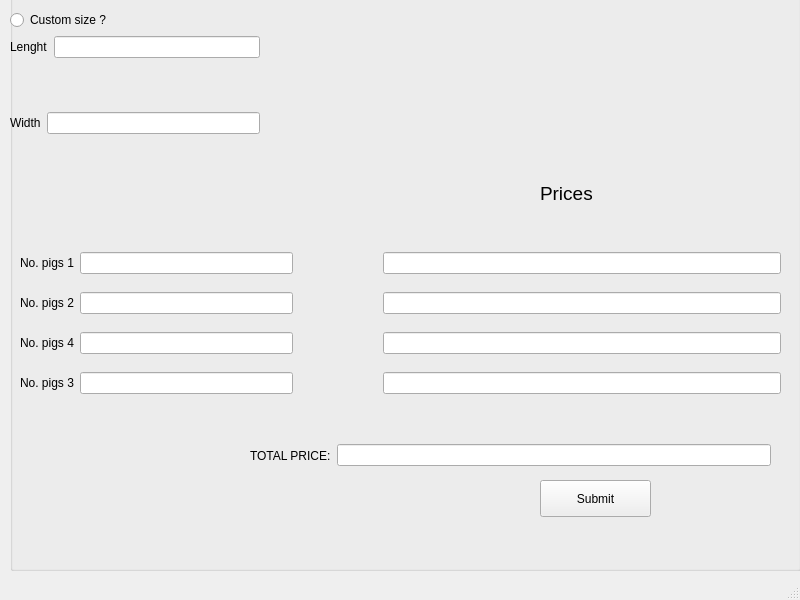
<?xml version="1.0" encoding="UTF-8"?>
<ui version="4.0">
 <class>CreateWindow</class>
 <widget class="QMainWindow" name="CreateWindow">
  <property name="geometry">
   <rect>
    <x>0</x>
    <y>0</y>
    <width>800</width>
    <height>600</height>
   </rect>
  </property>
  <property name="windowTitle">
   <string>MainWindow</string>
  </property>
  <widget class="QWidget" name="centralwidget">
   <widget class="QGroupBox" name="groupBox">
    <property name="geometry">
     <rect>
      <x>10</x>
      <y>-20</y>
      <width>791</width>
      <height>591</height>
     </rect>
    </property>
    <property name="title">
     <string/>
    </property>
    <widget class="QLabel" name="label_16">
     <property name="geometry">
      <rect>
       <x>530</x>
       <y>200</y>
       <width>131</width>
       <height>26</height>
      </rect>
     </property>
     <property name="font">
      <font>
       <pointsize>14</pointsize>
      </font>
     </property>
     <property name="text">
      <string>Prices</string>
     </property>
    </widget>
    <widget class="QWidget" name="layoutWidget_5">
     <property name="geometry">
      <rect>
       <x>240</x>
       <y>450</y>
       <width>521</width>
       <height>51</height>
      </rect>
     </property>
     <layout class="QHBoxLayout" name="horizontalLayout_total_price">
      <item>
       <widget class="QLabel" name="label_17">
        <property name="text">
         <string>TOTAL PRICE:</string>
        </property>
       </widget>
      </item>
      <item>
       <widget class="QLineEdit" name="lineEdit_total_price"/>
      </item>
     </layout>
    </widget>
    <widget class="QLabel" name="label">
     <property name="geometry">
      <rect>
       <x>530</x>
       <y>20</y>
       <width>221</width>
       <height>111</height>
      </rect>
     </property>
     <property name="text">
      <string/>
     </property>
     <property name="pixmap">
      <pixmap resource="resouces.qrc">:/assets/cute_pig_bun35.png</pixmap>
     </property>
    </widget>
    <widget class="QWidget" name="layoutWidget">
     <property name="geometry">
      <rect>
       <x>0</x>
       <y>30</y>
       <width>250</width>
       <height>124</height>
      </rect>
     </property>
     <layout class="QVBoxLayout" name="verticalLayout_Size_CORE">
      <item>
       <widget class="QRadioButton" name="radioButton">
        <property name="text">
         <string>Custom size ?</string>
        </property>
       </widget>
      </item>
      <item>
       <layout class="QVBoxLayout" name="verticalLayout_sizes">
        <item>
         <layout class="QFormLayout" name="formLayout">
          <item row="0" column="0">
           <widget class="QLabel" name="label_lenght">
            <property name="text">
             <string>Lenght</string>
            </property>
           </widget>
          </item>
          <item row="0" column="1">
           <widget class="QLineEdit" name="lineEdit_lenght"/>
          </item>
         </layout>
        </item>
        <item>
         <layout class="QHBoxLayout" name="horizontalLayout">
          <item>
           <widget class="QLabel" name="label_width">
            <property name="text">
             <string>Width</string>
            </property>
           </widget>
          </item>
          <item>
           <widget class="QLineEdit" name="lineEdit_width"/>
          </item>
         </layout>
        </item>
       </layout>
      </item>
     </layout>
    </widget>
    <widget class="QWidget" name="layoutWidget_2">
     <property name="geometry">
      <rect>
       <x>10</x>
       <y>260</y>
       <width>273</width>
       <height>170</height>
      </rect>
     </property>
     <layout class="QVBoxLayout" name="verticalLayout_Pigs_types">
      <item>
       <layout class="QHBoxLayout" name="horizontalLayout_pig1">
        <item>
         <widget class="QLabel" name="label_3">
          <property name="text">
           <string>No. pigs 1</string>
          </property>
         </widget>
        </item>
        <item>
         <widget class="QLineEdit" name="lineEdit_3"/>
        </item>
       </layout>
      </item>
      <item>
       <layout class="QHBoxLayout" name="horizontalLayout_pig2">
        <item>
         <widget class="QLabel" name="label_4">
          <property name="text">
           <string>No. pigs 2</string>
          </property>
         </widget>
        </item>
        <item>
         <widget class="QLineEdit" name="lineEdit_4"/>
        </item>
       </layout>
      </item>
      <item>
       <layout class="QHBoxLayout" name="horizontalLayout_pig3">
        <item>
         <widget class="QLabel" name="label_6">
          <property name="text">
           <string>No. pigs 4</string>
          </property>
         </widget>
        </item>
        <item>
         <widget class="QLineEdit" name="lineEdit_5"/>
        </item>
       </layout>
      </item>
      <item>
       <layout class="QHBoxLayout" name="horizontalLayout_pig4">
        <item>
         <widget class="QLabel" name="label_5">
          <property name="text">
           <string>No. pigs 3</string>
          </property>
         </widget>
        </item>
        <item>
         <widget class="QLineEdit" name="lineEdit_6"/>
        </item>
       </layout>
      </item>
     </layout>
    </widget>
    <widget class="QWidget" name="layoutWidget_3">
     <property name="geometry">
      <rect>
       <x>360</x>
       <y>260</y>
       <width>411</width>
       <height>170</height>
      </rect>
     </property>
     <layout class="QVBoxLayout" name="verticalLayout_pig_prices">
      <item>
       <layout class="QHBoxLayout" name="horizontalLayout_pig1_price">
        <item>
         <widget class="QLabel" name="label_7">
          <property name="text">
           <string/>
          </property>
         </widget>
        </item>
        <item>
         <widget class="QLineEdit" name="lineEdit_7"/>
        </item>
       </layout>
      </item>
      <item>
       <layout class="QHBoxLayout" name="horizontalLayout_pig2_price">
        <item>
         <widget class="QLabel" name="label_11">
          <property name="text">
           <string/>
          </property>
         </widget>
        </item>
        <item>
         <widget class="QLineEdit" name="lineEdit_11"/>
        </item>
       </layout>
      </item>
      <item>
       <layout class="QHBoxLayout" name="horizontalLayout_pig3_price">
        <item>
         <widget class="QLabel" name="label_14">
          <property name="text">
           <string/>
          </property>
         </widget>
        </item>
        <item>
         <widget class="QLineEdit" name="lineEdit_14"/>
        </item>
       </layout>
      </item>
      <item>
       <layout class="QHBoxLayout" name="horizontalLayout_pig4_price">
        <item>
         <widget class="QLabel" name="label_15">
          <property name="text">
           <string/>
          </property>
         </widget>
        </item>
        <item>
         <widget class="QLineEdit" name="lineEdit_15"/>
        </item>
       </layout>
      </item>
     </layout>
    </widget>
    <widget class="QPushButton" name="pushButton">
     <property name="geometry">
      <rect>
       <x>530</x>
       <y>500</y>
       <width>111</width>
       <height>37</height>
      </rect>
     </property>
     <property name="text">
      <string>Submit</string>
     </property>
    </widget>
   </widget>
  </widget>
  <widget class="QMenuBar" name="menubar">
   <property name="geometry">
    <rect>
     <x>0</x>
     <y>0</y>
     <width>800</width>
     <height>31</height>
    </rect>
   </property>
  </widget>
  <widget class="QStatusBar" name="statusbar"/>
 </widget>
 <resources>
  <include location="resouces.qrc"/>
 </resources>
 <connections/>
</ui>
